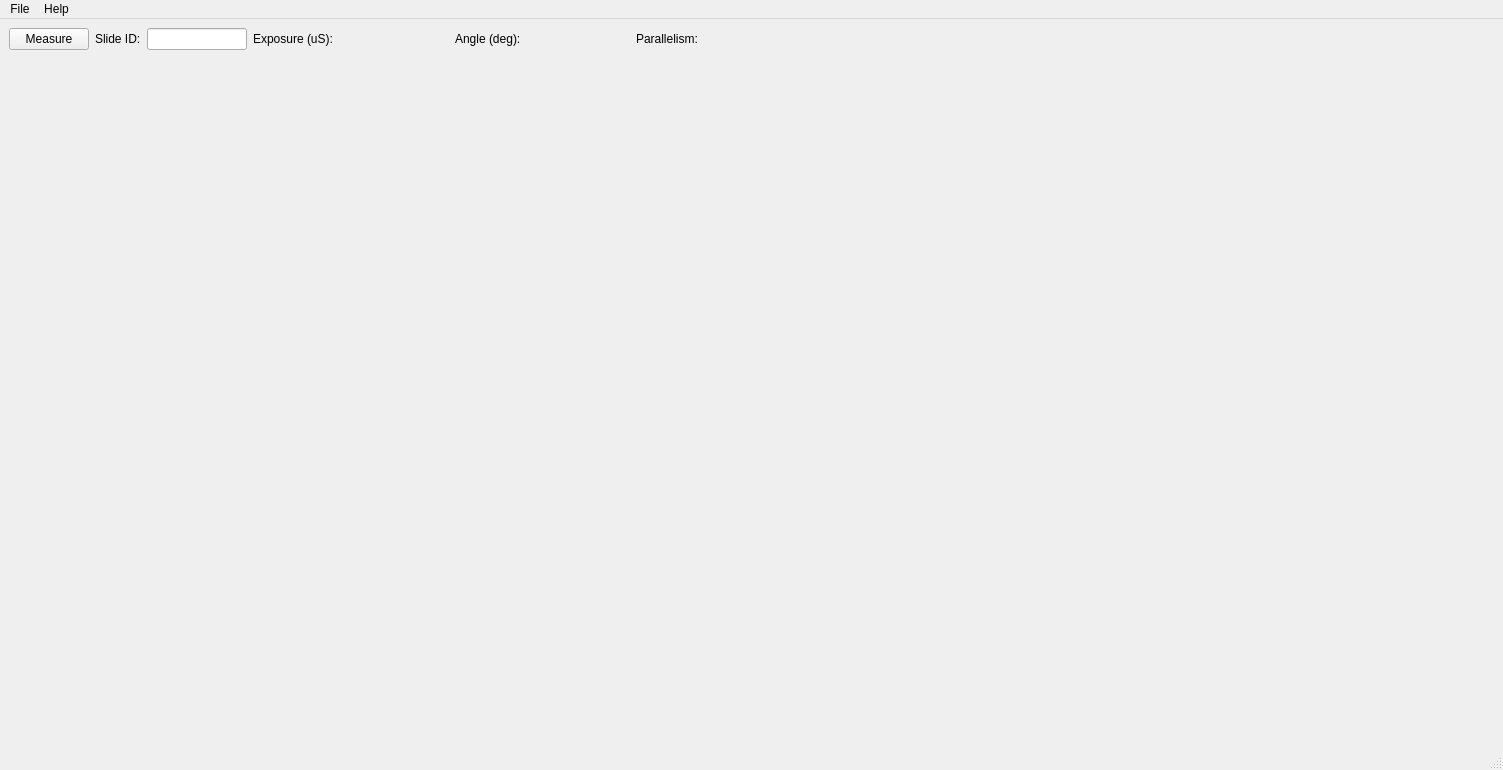
<?xml version="1.0" encoding="UTF-8"?>
<ui version="4.0">
 <class>TestSlideStand</class>
 <widget class="QMainWindow" name="TestSlideStand">
  <property name="geometry">
   <rect>
    <x>0</x>
    <y>0</y>
    <width>1160</width>
    <height>770</height>
   </rect>
  </property>
  <property name="windowTitle">
   <string>TestSlideStand</string>
  </property>
  <widget class="QWidget" name="centralwidget">
   <layout class="QGridLayout" name="gridLayout">
    <item row="1" column="9">
     <widget class="QLabel" name="label_parallelism">
      <property name="minimumSize">
       <size>
        <width>100</width>
        <height>0</height>
       </size>
      </property>
      <property name="text">
       <string/>
      </property>
     </widget>
    </item>
    <item row="1" column="1">
     <widget class="QLabel" name="label_4">
      <property name="text">
       <string>Slide ID:</string>
      </property>
     </widget>
    </item>
    <item row="1" column="0">
     <widget class="QPushButton" name="button_measure">
      <property name="text">
       <string>Measure</string>
      </property>
     </widget>
    </item>
    <item row="1" column="10">
     <spacer name="horizontalSpacer">
      <property name="orientation">
       <enum>Qt::Horizontal</enum>
      </property>
      <property name="sizeType">
       <enum>QSizePolicy::MinimumExpanding</enum>
      </property>
      <property name="sizeHint" stdset="0">
       <size>
        <width>674</width>
        <height>20</height>
       </size>
      </property>
     </spacer>
    </item>
    <item row="1" column="8">
     <widget class="QLabel" name="label_3">
      <property name="text">
       <string>Parallelism: </string>
      </property>
     </widget>
    </item>
    <item row="1" column="3">
     <widget class="QLabel" name="label">
      <property name="text">
       <string>Exposure (uS): </string>
      </property>
     </widget>
    </item>
    <item row="2" column="0" colspan="12">
     <layout class="QGridLayout" name="gridLayout_2" columnstretch="3,2">
      <item row="0" column="0">
       <widget class="ImageView" name="iv" native="true">
        <property name="sizePolicy">
         <sizepolicy hsizetype="Preferred" vsizetype="MinimumExpanding">
          <horstretch>0</horstretch>
          <verstretch>0</verstretch>
         </sizepolicy>
        </property>
       </widget>
      </item>
      <item row="0" column="1">
       <widget class="MplWidget" name="plots" native="true"/>
      </item>
     </layout>
    </item>
    <item row="1" column="6">
     <widget class="QLabel" name="label_2">
      <property name="text">
       <string>Angle (deg): </string>
      </property>
     </widget>
    </item>
    <item row="1" column="7">
     <widget class="QLabel" name="label_angle">
      <property name="minimumSize">
       <size>
        <width>100</width>
        <height>0</height>
       </size>
      </property>
      <property name="text">
       <string/>
      </property>
     </widget>
    </item>
    <item row="1" column="5">
     <widget class="QLabel" name="label_exposure">
      <property name="minimumSize">
       <size>
        <width>100</width>
        <height>0</height>
       </size>
      </property>
      <property name="text">
       <string/>
      </property>
     </widget>
    </item>
    <item row="1" column="2">
     <widget class="QLineEdit" name="lineEdit_ref">
      <property name="minimumSize">
       <size>
        <width>100</width>
        <height>0</height>
       </size>
      </property>
     </widget>
    </item>
   </layout>
  </widget>
  <widget class="QMenuBar" name="menubar">
   <property name="geometry">
    <rect>
     <x>0</x>
     <y>0</y>
     <width>1160</width>
     <height>21</height>
    </rect>
   </property>
   <widget class="QMenu" name="menuFile">
    <property name="title">
     <string>File</string>
    </property>
    <addaction name="actionLoad"/>
    <addaction name="actionSave"/>
    <addaction name="actionExit"/>
    <addaction name="separator"/>
   </widget>
   <widget class="QMenu" name="menuHelp">
    <property name="title">
     <string>Help</string>
    </property>
    <addaction name="actionAbout"/>
   </widget>
   <addaction name="menuFile"/>
   <addaction name="menuHelp"/>
  </widget>
  <widget class="QStatusBar" name="statusbar"/>
  <action name="actionSave">
   <property name="text">
    <string>Save</string>
   </property>
  </action>
  <action name="actionExit">
   <property name="text">
    <string>Exit</string>
   </property>
  </action>
  <action name="actionAbout">
   <property name="text">
    <string>About</string>
   </property>
  </action>
  <action name="actionLoad">
   <property name="text">
    <string>Load</string>
   </property>
  </action>
 </widget>
 <customwidgets>
  <customwidget>
   <class>MplWidget</class>
   <extends>QWidget</extends>
   <header>TestSlideStand.mplwidget</header>
   <container>1</container>
  </customwidget>
  <customwidget>
   <class>ImageView</class>
   <extends>QWidget</extends>
   <header>pyqtgraph</header>
   <container>1</container>
  </customwidget>
 </customwidgets>
 <resources/>
 <connections/>
</ui>
